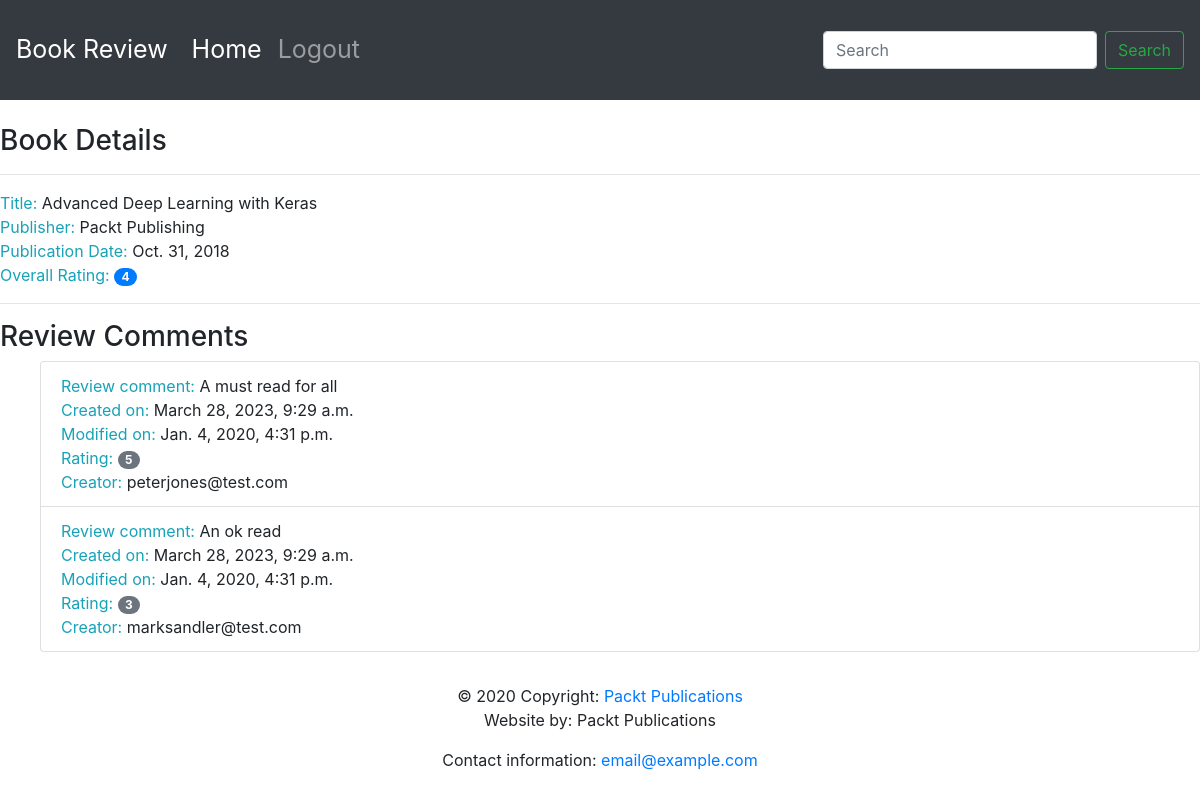
Page /books/1/ on the committed database.
### reviews/models.py (models this page shows, shortened)
class Book(models.Model):
    title = models.CharField(max_length=70, help_text="The title of the book.")
    publication_date = models.DateField(verbose_name="Date the book was published.")
    isbn = models.CharField(max_length=20, verbose_name="ISBN number of the book.")
    publisher = models.ForeignKey(Publisher, on_delete=models.CASCADE)
    contributors = models.ManyToManyField('Contributor', through="BookContributor")

class Publisher(models.Model):
    name = models.CharField(max_length=50, help_text="The name of the Publisher.")
    website = models.URLField(help_text="The Publisher's website.")
    email = models.EmailField(help_text="The Publisher's email address.")
    def __str__(self):
        return self.name

class Review(models.Model):
    content = models.TextField(help_text="The Review text.")
    rating = models.IntegerField(help_text="The rating the reviewer has given.")
    date_created = models.DateTimeField(auto_now_add=True, help_text="The date and time the review was created.")
    date_edited = models.DateTimeField(null=True, help_text="The date and time the review was last edited.")
    creator = models.ForeignKey(auth.get_user_model(), on_delete=models.CASCADE)
    book = models.ForeignKey(Book, on_delete=models.CASCADE, help_text="The Book that this review is for.")

### reviews/views.py (the view)
# urls.py: path('books/<int:pk>/', views.book_detail, name='book_detail')]
def book_detail(request, pk):
    book = get_object_or_404(Book, pk=pk)
    reviews = book.review_set.all()
    if reviews:
        book_rating = average_rating([review.rating for \
                                      review in reviews])
        context = {"book": book, "book_rating": book_rating, "reviews": reviews}
    else:
        context = {"book": book, "book_rating": None, "reviews": None}
    return render(request, "reviews/book_detail.html", context)

### reviews/utils.py (called while the page is built)
def average_rating(rating_list):
    if not rating_list:
        return 0
    return round(sum(rating_list) / len(rating_list))

### reviews/templates/reviews/book_detail.html
{% extends 'base.html' %}
{% block content %}
<br>
<h3>Book Details</h3>
<hr>
<span class="text-info">Title: </span> <span>{{ book.title }}</span>
<br>
<span class="text-info">Publisher: </span><span>{{ book.publisher }}</span>
<br>
<span class="text-info">Publication Date: </span><span>{{ book.publication_date }}</span>
<br>
{% if not reviews %}
<hr>
<h3>Be the first one to write a review.</h3>
{% else %}
<span class="text-info">Overall Rating: </span><span class="badge badge-primary badge-pill">{{ book_rating }}</span>
<br>
<hr>
<h3>Review Comments</h3>
<ul>
    {% for review in reviews %}
    <li class="list-group-item">
        <span class="text-info">Review comment: </span> <span>{{ review.content }}</span>
        <br>
        <span class="text-info">Created on: </span><span>{{ review.date_created }}</span>
        <br>
        <span class="text-info">Modified on: </span><span>{{ review.date_edited }}</span>
        <br>
        <span class="text-info">Rating: </span><span class="badge badge-secondary badge-pill">{{ review.rating }}</span>
        <br>
        <span class="text-info">Creator: </span><span>{{ review.creator.username }}</span>
        <br>
    </li>
    {% endfor %}
</ul>
{% endif %}
{% endblock %}

### rows in the picture
Book: title "Advanced Deep Learning with Keras", publisher "Packt Publishing", publication_date "Oct. 31, 2018"
Review: content "A must read for all", date_created "March 28, 2023, 9:29 a.m.", date_edited "Jan. 4, 2020, 4:31 p.m.", rating "5", creator.username "peterjones@test.com"
Review: content "An ok read", date_created "March 28, 2023, 9:29 a.m.", date_edited "Jan. 4, 2020, 4:31 p.m.", rating "3", creator.username "marksandler@test.com"

### other values in the picture
{{ book_rating }} "4"
